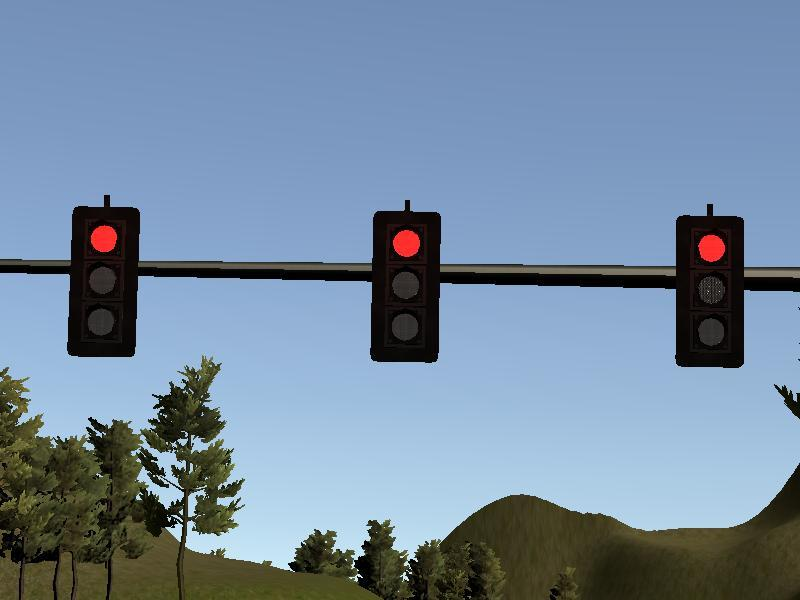
#> input picture training/object-detection/images/simulator_dataset_red_100/simulator_dataset_red_100/red0000.jpg, 800 x 600 px
$ python -i tl_classifier.py   (imports and definitions only)
#> lines starting #> are read from the running program, lines starting #| are printed output that depends on the picture; after the words box and inside, x2 and y2 are one past the last pixel; in counts of white or black regions, pixels touching at a corner belong together
#> further down, picture is the input picture: shape (600, 800, 3); mean B, G, R 158.9, 137.2, 116.5
from styx_msgs.msg import TrafficLight
import cv2
import numpy as np


class TLClassifier(object):
    def __init__(self):
        # TODO load classifier
        self.RED_MIN = np.array([0, 180, 180], np.uint8)
        self.RED_MAX = np.array([10, 255, 255], np.uint8)
        self.THRESHOLD = 60

    def get_classification(self, image):
        """Determines the color of the traffic light in the image

        Args:
            image (cv::Mat): image containing the traffic light

        Returns:
            int: ID of traffic light color (specified in styx_msgs/TrafficLight)

        """
        # TODO implement light color prediction
        # convert image to HSV
        img_hsv = cv2.cvtColor(image, cv2.COLOR_BGR2HSV)
#> img_hsv: shape (600, 800, 3); mean H, S, V 88, 94.9, 165
        frame_threshed = cv2.inRange(img_hsv, self.RED_MIN, self.RED_MAX)
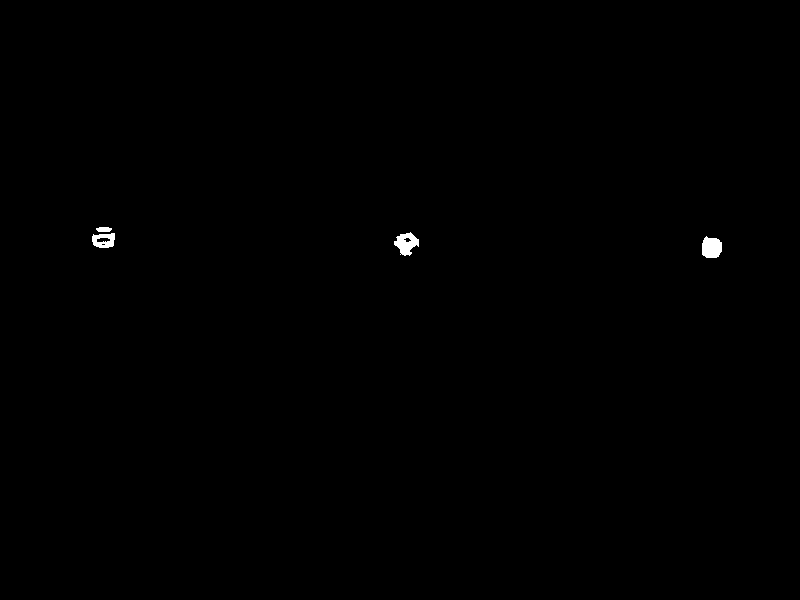
#> frame_threshed: shape (600, 800); 0.21% white; 4 white regions, box (x1, y1, x2, y2) and area: (702, 236, 722, 258) 361, (394, 232, 419, 256) 356, (92, 233, 115, 248) 244, (96, 227, 112, 232) 68
        count = cv2.countNonZero(frame_threshed)
#> count = 1029
        if (count > self.THRESHOLD):
            return TrafficLight.RED
        else:
            return TrafficLight.UNKNOWN

>>> import cv2
>>> picture = cv2.imread('../../../../training/object-detection/images/simulator_dataset_red_100/simulator_dataset_red_100/red0000.jpg')
>>> result = TLClassifier().get_classification(picture)
